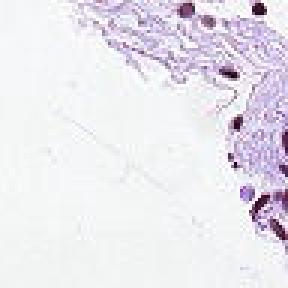
#> input picture pipelines/lymph_node/data/data_bunch/0.tiff, 96 x 96 px (shown 3 times larger); its folder holds only this picture in this run
$ python -i __init__.py   (imports and definitions only)   (Python 2 division)
#> lines starting #> are read from the running program, lines starting #| are printed output that depends on the picture
from __future__ import print_function
import numpy as np
from PIL import Image
from fastai.vision import *
from fastai.metrics import error_rate
import cv2
import os
import matplotlib.pyplot as plt
import random
from matplotlib.backends.backend_agg import FigureCanvasAgg as FigureCanvas
import h5py
from fastai.vision.transform import get_transforms
from fastai.vision.data import ImageDataBunch
from fastai.vision.image import pil2tensor


MODEL_PATH = './pipelines/lymph_node_backend/data/densenet10epochs.pth'


def preprocess(image_location):
    images=[]
    for location in image_location:
        img=cv2.imread(location)
        print("location ",location)
        gray = cv2.cvtColor(img, cv2.COLOR_BGR2GRAY)
        ret,thresh = cv2.threshold(gray,127,255,cv2.THRESH_TRUNC) #applying truncation
        rgb = np.repeat(thresh[..., np.newaxis], 3, -1)
        print("type ",type(rgb))
        images.append((Image(pil2tensor(rgb,dtype=np.float32).div_(255))))
        print("tensor ",type(Image(pil2tensor(rgb,dtype=np.float32).div_(255))))
    return images

def predict(images):
    #loadig model
    train_dir="./pipelines/lymph_node/data/data_bunch"
    base_dir="./pipelines/lymph_node/data" #base directory
    l=os.listdir(train_dir)
    #random.shuffle(l)
    tfms = get_transforms(do_flip=True)
    #do_flip: if True, a random flip is applied with probability 0.5 to images
    bs=64 # also the default batch size
    print("loaddd")
#ImageDataBunch splits out the imnages (in the train sub-folder) into a training set and validation set (defaulting to an 80/20 percent split)
    data = ImageDataBunch.from_csv(base_dir, ds_tfms=tfms, size=224, suffix=".tiff",folder="data_bunch",csv_labels="dummy_labels.csv", bs=bs)
    print("valid ",data.valid_ds)
    print("train ",data.train_ds)
    print("test ",data.test_ds)
# transform the image values according to the nueral network we are using
    data.normalize(imagenet_stats)

#cnn_learner loads the model into learn variable`
    learn = cnn_learner(data,models.densenet161, metrics=error_rate, callback_fns=ShowGraph)


    learn=learn.load("./densenet10epochs")
    #predicting labels
    print("prediction ",type(images))
    print(images)
    print("size ",len(images),images[0].shape)
    preds=learn.predict(images[0])
    #preds=learn.pred_batch(np.array(images))  #TO-DO!!!!!!!!
    print(type(preds))
    print("prediction ",preds)
    return preds


#pass in the original , and get the image to be displayed on the website
def get_display_image(orig):
    #preprocessing
    print(type(orig))
    print("def init LOCCCCCC",orig)
    preprocessed=preprocess(orig)
    preds=predict(preprocessed)
    print(preds)
    fh = 30
    fw = 15
    f2 = h5py.File("./pipelines/lymph_node/data/camelyonpatch_level_2_split_test_y.h5", 'r') #contains actuals test labels
    set2 = f2['y']
    print(len(set2))
    imgs = [orig,preds]
    titles = ['Image', 'Normal', 'Metastatic','actual']
    f, ax = plt.subplots(len(orig), 4 , figsize=(fh,fw))
    print(preds[0])
    for i in range(len(orig)):
        print(preds[0])
        r=int(preds[0])
        print("rrrrrrr ",r)
        """fig = plt.figure()
        fig.set_figheight(3)
        fig.set_figwidth(3)"""
        image_name=orig[i].split("/")
        val=image_name[1].split(".")
        print("val ",val)
        print(set2)
        ans=""

        if(set2[(int)(val[0])][0][0][0]==0):
                actualresult="Normal"
        else:
                actualresult="Metastatic"
        if(r==0):
                result="Normal"
        else:
                result="Metastatic"
        #plt.imshow(cv2.imread(orig[i]))
        #plt.show()
        m1=str(round(float(preds[2][1])*100,2))
        m2=str(round(float(preds[2][0])*100,2))
        ans=actualresult+" "+"Metastatic"+m1+" "+"Normal"+m2
        print(ans)
        """print("Predicted Percentages")
        print("Normal:",float(preds[2][0])*100,"%","Metastatic:",float(preds[2][1])*100,"%")
        print("\n")
        print("Ground Truth:",actualresult)
        print("Predicted:",result)"""

    return ans

>>> import cv2
>>> picture = cv2.imread('data/data_bunch/0.tiff', cv2.IMREAD_GRAYSCALE)
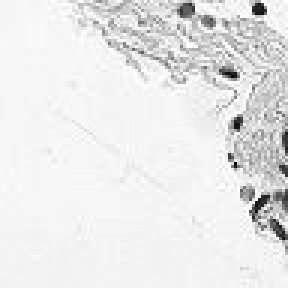
#> picture: shape (96, 96) (shown 3 times larger); min 7, max 255, mean 231.9
>>> result = get_display_image(picture)
#| <class 'numpy.ndarray'>
#> (printed output is left out)
#> (the run stopped early here; a loop or call above may not have finished)

$ run again, on pipelines/lymph_node/data/data_bunch/1.tiff
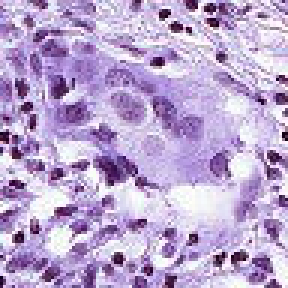
#> input picture pipelines/lymph_node/data/data_bunch/1.tiff, 96 x 96 px (shown 3 times larger)
#> `picture = cv2.imread('data/data_bunch/0.tiff', cv2.IMREAD_GRAYSCALE)`:
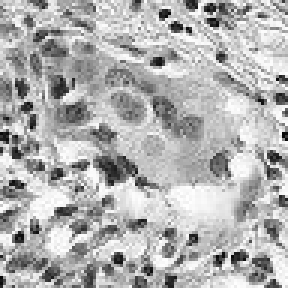
#> picture: shape (96, 96) (shown 3 times larger); min 7, max 255, mean 177
#| <class 'numpy.ndarray'>
#> (printed output is left out)

$ run again, on pipelines/lymph_node/data/data_bunch/10.tiff
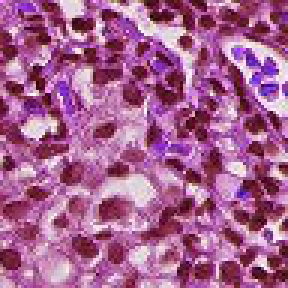
#> input picture pipelines/lymph_node/data/data_bunch/10.tiff, 96 x 96 px (shown 3 times larger)
#> `picture = cv2.imread('data/data_bunch/0.tiff', cv2.IMREAD_GRAYSCALE)`:
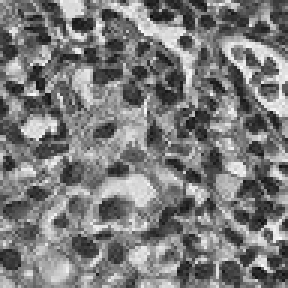
#> picture: shape (96, 96) (shown 3 times larger); min 10, max 251, mean 123.1
#| <class 'numpy.ndarray'>
#> (printed output is left out)

$ run again, on pipelines/lymph_node/data/data_bunch/11.tiff
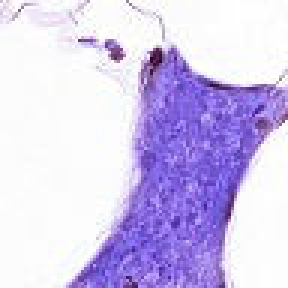
#> input picture pipelines/lymph_node/data/data_bunch/11.tiff, 96 x 96 px (shown 3 times larger)
#> `picture = cv2.imread('data/data_bunch/0.tiff', cv2.IMREAD_GRAYSCALE)`:
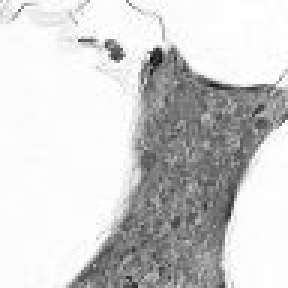
#> picture: shape (96, 96) (shown 3 times larger); min 15, max 255, mean 207.7
#| <class 'numpy.ndarray'>
#> (printed output is left out)
